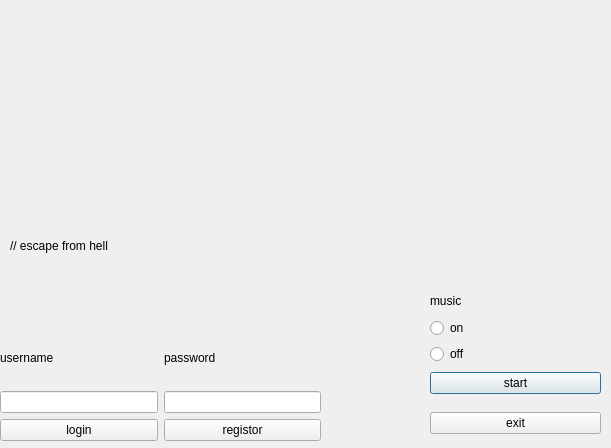
<?xml version="1.0" encoding="UTF-8"?>
<ui version="4.0">
 <class>main_menu</class>
 <widget class="QDialog" name="main_menu">
  <property name="geometry">
   <rect>
    <x>0</x>
    <y>0</y>
    <width>611</width>
    <height>448</height>
   </rect>
  </property>
  <property name="windowTitle">
   <string>Dialog</string>
  </property>
  <widget class="QWidget" name="verticalLayoutWidget">
   <property name="geometry">
    <rect>
     <x>430</x>
     <y>360</y>
     <width>171</width>
     <height>86</height>
    </rect>
   </property>
   <layout class="QVBoxLayout" name="verticalLayout">
    <item>
     <widget class="QPushButton" name="start">
      <property name="text">
       <string>start</string>
      </property>
     </widget>
    </item>
    <item>
     <widget class="QPushButton" name="exit">
      <property name="text">
       <string>exit</string>
      </property>
     </widget>
    </item>
   </layout>
  </widget>
  <widget class="QLabel" name="god">
   <property name="geometry">
    <rect>
     <x>10</x>
     <y>180</y>
     <width>201</width>
     <height>131</height>
    </rect>
   </property>
   <property name="text">
    <string>// escape from hell</string>
   </property>
  </widget>
  <widget class="QWidget" name="verticalLayoutWidget_2">
   <property name="geometry">
    <rect>
     <x>430</x>
     <y>290</y>
     <width>171</width>
     <height>74</height>
    </rect>
   </property>
   <layout class="QVBoxLayout" name="verticalLayout_2">
    <item>
     <widget class="QLabel" name="label">
      <property name="text">
       <string>music</string>
      </property>
     </widget>
    </item>
    <item>
     <widget class="QRadioButton" name="on">
      <property name="text">
       <string>on</string>
      </property>
     </widget>
    </item>
    <item>
     <widget class="QRadioButton" name="off">
      <property name="text">
       <string>off</string>
      </property>
     </widget>
    </item>
   </layout>
  </widget>
  <widget class="QWidget" name="gridLayoutWidget">
   <property name="geometry">
    <rect>
     <x>0</x>
     <y>330</y>
     <width>321</width>
     <height>111</height>
    </rect>
   </property>
   <layout class="QGridLayout" name="gridLayout">
    <item row="1" column="0">
     <widget class="QLineEdit" name="name"/>
    </item>
    <item row="2" column="1">
     <widget class="QPushButton" name="registor">
      <property name="text">
       <string>registor</string>
      </property>
     </widget>
    </item>
    <item row="2" column="0">
     <widget class="QPushButton" name="login">
      <property name="text">
       <string>login</string>
      </property>
     </widget>
    </item>
    <item row="1" column="1">
     <widget class="QLineEdit" name="pass"/>
    </item>
    <item row="0" column="0">
     <widget class="QLabel" name="label_2">
      <property name="text">
       <string>username</string>
      </property>
     </widget>
    </item>
    <item row="0" column="1">
     <widget class="QLabel" name="label_3">
      <property name="text">
       <string>password</string>
      </property>
     </widget>
    </item>
   </layout>
  </widget>
 </widget>
 <resources/>
 <connections/>
</ui>
